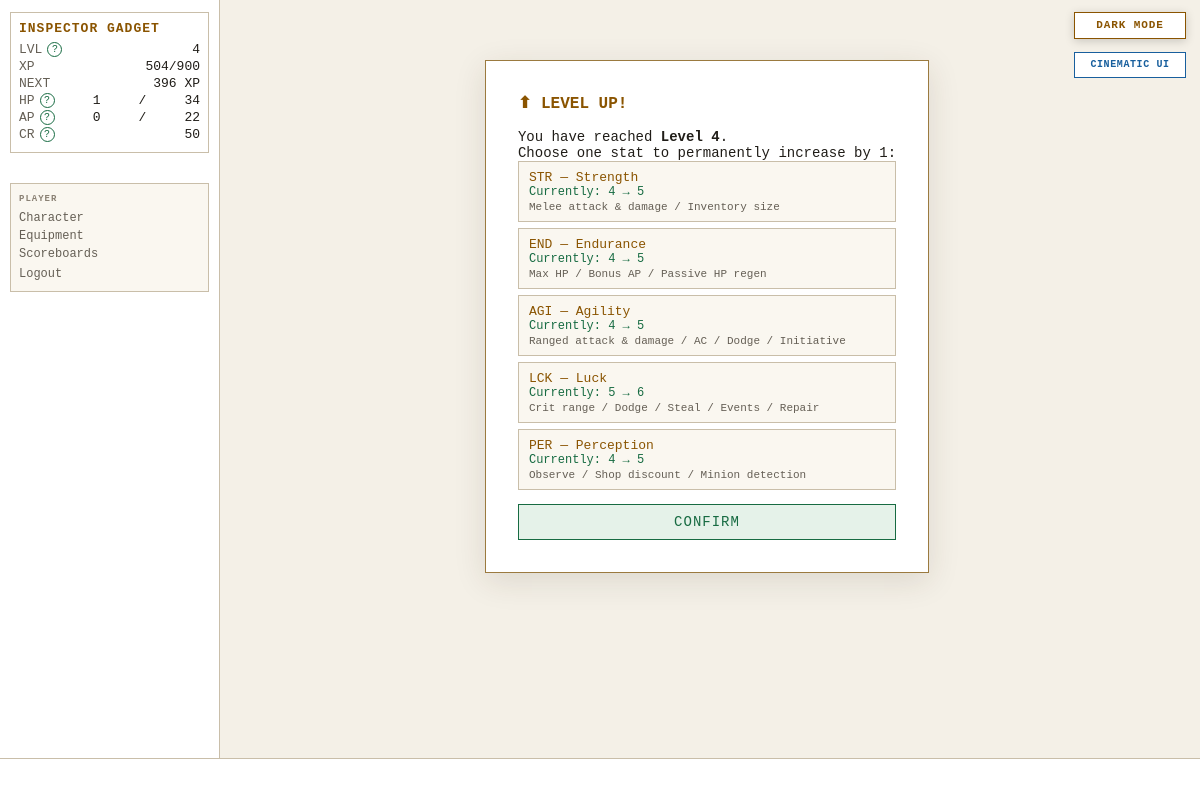
Screenshot of /levelup (signed in) with the database file from the repository.
### tables this page shows
CREATE TABLE players (
    id                  INTEGER PRIMARY KEY AUTOINCREMENT,
    username            TEXT    UNIQUE NOT NULL,
    password_hash       TEXT    NOT NULL,
    email               TEXT    UNIQUE NOT NULL,
    character_name      TEXT    NOT NULL,
    sex                 TEXT    NOT NULL,
    class_id            INTEGER REFERENCES classes(id),
    str_stat            INTEGER NOT NULL DEFAULT 1,
    end_stat            INTEGER NOT NULL DEFAULT 1,
    agi_stat            INTEGER NOT NULL DEFAULT 1,
    lck_stat            INTEGER NOT NULL DEFAULT 1,
    per_stat            INTEGER NOT NULL DEFAULT 1,
    level               INTEGER NOT NULL DEFAULT 1,
    xp                  INTEGER NOT NULL DEFAULT 0,
    current_hp          INTEGER NOT NULL,
    current_ap          INTEGER NOT NULL,
    credits             INTEGER NOT NULL DEFAULT 25,
    equipped_weapon_id  INTEGER REFERENCES inventory_items(id),
    equipped_armor_id   INTEGER REFERENCES inventory_items(id),
    equipped_special_id INTEGER REFERENCES inventory_items(id),
    in_combat           INTEGER NOT NULL DEFAULT 0,
    pending_levelup     INTEGER NOT NULL DEFAULT 0,
    combat_preference   TEXT    NOT NULL DEFAULT "Balanced",
    is_banned           INTEGER NOT NULL DEFAULT 0,
    last_login_at       TEXT,
    created_at          TEXT    NOT NULL DEFAULT (datetime('now'))
, retired_at TEXT);

### routes/auth.py (the view)
@bp.route("/levelup", methods=["GET"])
def levelup():
    player = g.player
    return render_template("auth/levelup.html", player=player)

### app.py (called while the page is built, shortened)
def _context_processor() -> dict:
    settings = get_all_settings()
    player = g.get("player")
    if not player:
        return {"settings": settings}
    return {"player": player, "settings": settings}

def _check_auth():
    if request.endpoint in _AUTH_EXEMPT:
        return None
    if not session.get("player_id"):
        return redirect(url_for("auth.login"))
    return None

def _load_player():
    player_id = session.get("player_id")
    if not player_id:
        return None
    player = get_player(player_id)
    if player is None:
        session.clear()
        return redirect(url_for("auth.login"))
    g.player = player
    return None

def _check_levelup():
    if request.endpoint in _LEVELUP_EXEMPT:
        return None

def _set_blackout_flag():
    settings = get_all_settings()
    blackout_mins = settings.get("MIDNIGHT_BLACKOUT_MINUTES", cfg.MIDNIGHT_BLACKOUT_MINUTES)
    now = datetime.now(timezone.utc)
    minutes_to_midnight = (24 * 60) - (now.hour * 60 + now.minute)
    g.blackout = (minutes_to_midnight <= blackout_mins)

### database.py (called while the page is built)
def get_db() -> sqlite3.Connection:
    if 'db' not in g:
        g.db = sqlite3.connect(
            cfg.DB_PATH,
            detect_types=sqlite3.PARSE_DECLTYPES,
            timeout=10,
        )
        g.db.row_factory = dict_factory
        g.db.execute("PRAGMA foreign_keys = ON")
        g.db.execute("PRAGMA journal_mode = WAL")
    return g.db

def dict_factory(cursor: sqlite3.Cursor, row: tuple) -> dict:
    return {col[0]: val for col, val in zip(cursor.description, row)}

def execute(sql: str, params: tuple = ()) -> list[dict]:
    return get_db().execute(sql, params).fetchall()

def execute_one(sql: str, params: tuple = ()) -> dict | None:
    return get_db().execute(sql, params).fetchone()

def get_all_settings() -> dict:
    if "settings_cache" in g:
        return g.settings_cache
    rows = execute("SELECT constant_name, value FROM settings")
    result = {}
    for row in rows:
        name, raw = row["constant_name"], row["value"]
        t = cfg.SETTING_TYPES.get(name)
        try:
            if t is bool:  result[name] = raw.upper() in ("TRUE", "1", "YES")
            elif t is int:   result[name] = int(raw)
            elif t is float: result[name] = float(raw)
            else:            result[name] = raw
        except (ValueError, TypeError):
            result[name] = raw
    g.settings_cache = result
    return result

### templates/auth/levelup.html (shortened to what this page needs)
{% extends "base.html" %}
{% block content %}
<div id="auth-box">
    <h2 class="auth-heading term-amber">⬆ LEVEL UP!</h2>
    <p>You have reached <strong>Level {{ player.level }}</strong>.</p>
    <p>Choose one stat to permanently increase by 1:</p>
    <form method="POST" action="{{ url_for('auth.levelup_post') }}">
        <div id="levelup-stats">
            {% for stat, label, detail in [
                ('STR', 'STR — Strength',    'Melee attack & damage / Inventory size'),
                ('END', 'END — Endurance',   'Max HP / Bonus AP / Passive HP regen'),
                ('AGI', 'AGI — Agility',     'Ranged attack & damage / AC / Dodge / Initiative'),
                ('LCK', 'LCK — Luck',        'Crit range / Dodge / Steal / Events / Repair'),
                ('PER', 'PER — Perception',  'Observe / Shop discount / Minion detection')
            ] %}
            <label class="stat-choice">
                <span class="stat-name">{{ label }}</span>
                <span class="stat-current">Currently: {{ player[stat.lower() + '_stat'] }} → {{ player[stat.lower() + '_stat'] + 1 }}</span>
                <span class="stat-detail">{{ detail }}</span>
            </label>
            {% endfor %}
        </div>
        <button type="submit" class="auth-btn">CONFIRM</button>
    </form>
</div>
{% endblock %}

### templates/base.html (shortened to what this page needs)
<!DOCTYPE html>
<html lang="en">
<head>
<link rel="stylesheet" href="{{ url_for('static', filename='style.css') }}">
</head>
<body class="{{ 'authenticated' if player else 'auth-page' }} {% block body_class %}{% endblock %}">
{% if settings.get('ALLOW_PLAYER_COLOR_OVERRIDE', true) %}<button id="theme-toggle" type="button" aria-label="Switch color theme" aria-pressed="false">
</button>{% endif %}
{% if settings.get('ALLOW_PLAYER_INTERFACE_OVERRIDE', true) %}
<button id="interface-toggle" type="button" aria-label="Switch interface style" aria-pressed="false">
</button>
{% endif %}
{% if player %}
<div id="left-col">
    <div id="status-block">
        <div class="status-name">{{ player.character_name }}</div>
        <div class="status-line">
            <span class="label">LVL</span>
            <span id="status-level">{{ player.level }}</span>
        </div>
        <div class="status-line">
            <span class="label">XP</span>
            <span><span id="status-xp">{{ player.xp }}</span><span id="status-xp-threshold">{% if player.get('next_level_xp') is not none %}/{{ player.get('next_level_xp') }}{% endif %}</span></span>
        </div>
        <div class="status-line" title="Experience still needed to reach level {{ player.level + 1 }}">
            <span class="label">NEXT</span>
            <span id="status-xp-next">{% if player.get('xp_to_next_level') is none %}MAX{% elif player.get('xp_to_next_level') <= 0 %}LEVEL UP{% else %}{{ player.get('xp_to_next_level') }} XP{% endif %}</span>
        </div>
        <div class="status-line">
            <span class="label">HP</span>
            <span id="status-hp">{{ player.current_hp }}</span>/<span id="status-maxhp">{{ player.max_hp }}</span>
        </div>
        <div class="status-line">
            <span class="label">AP</span>
            <span id="status-ap">{{ player.current_ap }}</span>/<span id="status-maxap">{{ player.max_ap }}</span>
        </div>
        <div class="status-line">
            <span class="label">CR</span>
            <span id="status-credits">{{ player.credits }}</span>
        </div>
    </div>
    <nav id="left-nav">
        <span class="nav-heading">PLAYER</span>
        <a href="{{ url_for('character.index') }}">Character</a>
        <a href="{{ url_for('character.equipment') }}">Equipment</a>
        <a href="{{ url_for('scoreboards.index') }}">Scoreboards</a>
        <form action="{{ url_for('auth.logout') }}" method="POST" style="margin:0">
            <button type="submit" class="nav-link-btn">Logout</button>
        </form>
    </nav>
</div>
{% endif %}
<div id="main">
    {% block content %}{% endblock %}
</div>
{% if player %}
<div id="ticker-wrap">
    <div id="ticker">
    </div>
</div>
{% endif %}
</body>
</html>

### static/style.css (style rules this page uses)
:root { --bg: #0a0a0a; --bg-panel: #111111; --bg-input: #1a1a1a; --border: #2a2a2a; --green: #00cc66; --red: #cc2222; --amber: #ffaa00; --blue: #4499ff; --grey: #666666; --white: #dddddd; --dim: #444444; --font: 'Courier New', Courier, monospace; --left-width: 220px; --ticker-h: 42px; }
:root[data-theme="light"] { --bg: #f4f0e7; --bg-panel: #ffffff; --bg-input: #faf7f0; --border: #c9bea9; --green: #176b42; --red: #a12b2b; --amber: #8a5400; --blue: #185f9d; --grey: #655f55; --white: #201d18; --dim: #8a8174; color-scheme: light; }
*, *::before, *::after { box-sizing: border-box; margin: 0; padding: 0; }
html, body { height: 100%; background: var(--bg); color: var(--white); font-family: var(--font); font-size: 14px; overflow: hidden; }
a { color: var(--blue); text-decoration: none; }
#theme-toggle { position: fixed; top: 12px; right: 14px; z-index: 1000; min-width: 112px; padding: 7px 10px; border: 1px solid var(--amber); background: var(--bg-panel); color: var(--amber); font: bold 11px/1 var(--font); letter-spacing: 0.08em; cursor: pointer; box-shadow: 0 2px 10px rgba(0, 0, 0, 0.18); }
#interface-toggle { position: fixed; top: 52px; right: 14px; z-index: 1000; min-width: 112px; padding: 7px 10px; border: 1px solid var(--blue); background: var(--bg-panel); color: var(--blue); font: bold 10px/1 var(--font); letter-spacing: .06em; cursor: pointer; }
:root[data-theme="light"] .action-btn:hover:not(:disabled), :root[data-theme="light"] .auth-btn { background: #e5f2e9; }
:root[data-theme="light"] #auth-box { border-color: #9b7a3f; box-shadow: 0 8px 30px rgba(54, 43, 25, 0.12); }
#left-col { position: fixed; top: 0; left: 0; width: var(--left-width); height: calc(100vh - var(--ticker-h)); background: var(--bg-panel); border-right: 1px solid var(--border); display: flex; flex-direction: column; padding: 12px 10px; overflow-y: auto; z-index: 10; }
#main { margin-left: var(--left-width); height: calc(100vh - var(--ticker-h)); overflow-y: auto; overflow-x: hidden; scrollbar-gutter: stable; display: flex; flex-direction: column; }
#status-block { border: 1px solid var(--border); padding: 8px; margin-bottom: 14px; }
.status-name { color: var(--amber); font-size: 13px; font-weight: bold; margin-bottom: 6px; text-transform: uppercase; letter-spacing: 1px; }
.status-line { display: flex; justify-content: space-between; margin: 2px 0; font-size: 13px; }
.status-line .label { color: var(--grey); }
#left-nav { margin-top: 2px; display: flex; flex-direction: column; gap: 4px; border-top: 1px solid var(--border); padding: 10px 8px; background: var(--bg-input); border: 1px solid var(--border); }
.nav-heading { color: var(--dim); font-size: 9px; font-weight: bold; letter-spacing: 1px; margin-bottom: 3px; }
#left-nav a, .nav-link-btn { color: var(--grey); font-size: 12px; font-family: var(--font); background: none; border: none; cursor: pointer; text-align: left; padding: 0; }
#ticker-wrap { position: fixed; bottom: 0; left: 0; right: 0; height: var(--ticker-h); background: var(--bg-panel); border-top: 1px solid var(--border); overflow: hidden; z-index: 20; display: flex; align-items: center; }
#ticker { white-space: nowrap; color: var(--dim); font-size: 12px; padding-left: 100%; animation: ticker-scroll 60s linear infinite; }
#auth-box { max-width: 520px; margin: 60px auto; padding: 32px; background: var(--bg-panel); border: 1px solid #1d6b42; box-shadow: 0 0 24px rgba(0, 204, 102, 0.08), inset 0 0 24px rgba(0, 204, 102, 0.025); }
.auth-heading { color: var(--amber); margin-bottom: 16px; font-size: 16px; }
.auth-btn { background: #0a2a0a; color: var(--green); border: 1px solid var(--green); padding: 9px 24px; font-family: var(--font); font-size: 14px; letter-spacing: 1px; cursor: pointer; margin-top: 8px; width: 100%; }
.stat-choice { display: block; background: var(--bg-input); border: 1px solid var(--border); padding: 8px 10px; margin-bottom: 6px; cursor: pointer; }
.stat-name { color: var(--amber); display: block; font-size: 13px; }
.stat-current { color: var(--green); display: block; font-size: 12px; }
.stat-detail { color: var(--grey); display: block; font-size: 11px; margin-top: 2px; }

### rows the page displays
players: character_name "INSPECTOR GADGET", level "4", xp "504", current_hp "1", current_ap "0", credits "50", str_stat "4" "4" "4" "5" "4", player[stat.lower()+'_stat']+1 "5" "5" "5" "6" "5"

### other values shown
{{ player.get('next_level_xp') }} "900"
{{ player.get('xp_to_next_level') }} "396"
{{ player.max_hp }} "34"
{{ player.max_ap }} "22"
{{ label }} "STR — Strength" "END — Endurance" "AGI — Agility" "LCK — Luck" "PER — Perception"
{{ detail }} "Melee attack & damage / Inventory size" "Max HP / Bonus AP / Passive HP regen" "Ranged attack & damage / AC / Dodge / Initiative" "Crit range / Dodge / Steal / Events / Repair" "Observe / Shop discount / Minion detection"
